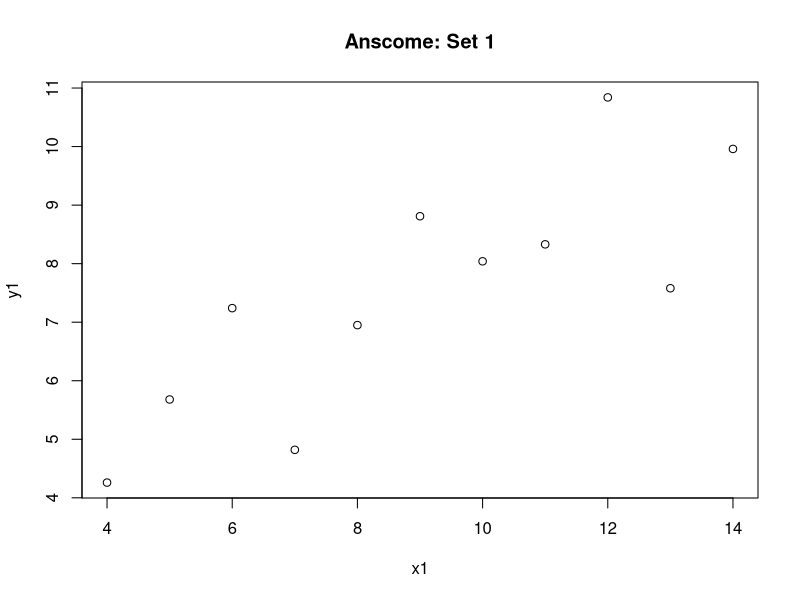

This chart was generated by the following R code: (Note: this script raises an error after producing the figure.)
## #############################################################################
## example-linear.R
##
## Uses Anscombe's Quartet to Introduce Linear Regression in R
##
## #############################################################################



## Load Data -------------------------------------------------------------------
## The Anscombe Quartet is built into R
data(anscombe)
anscombe

## To see other data available in R / R Packages on your machine:
data()



## Many Ways To View An Object -------------------------------------------------
attributes(anscombe)

summary(anscombe)

str(anscombe)

View(anscombe)

head(anscombe)

tail(anscombe)



## Descriptive Statistics ------------------------------------------------------
## It is easy to get the average for each column
## Note: The average is (essentially) identical for each column
colMeans(anscombe)

## It is less easy to get the standard deviation
## Note: The standard deviation is also (essentially) identical
cbind(x1 = sd(anscombe$x1),
      x2 = sd(anscombe$x2),
      x3 = sd(anscombe$x3),
      x4 = sd(anscombe$x4)
      )



## Correlation -----------------------------------------------------------------
## To test for correlation, we just have to declare x and y from a single set.
## You don't have to label the inputs "x =" and "y =", R assumes you will do
## this. I'm putting them in here explicitly for demonstrative purposes.
cor.test(x = anscombe$x1, y = anscombe$y1)



## Visualize -------------------------------------------------------------------
plot(anscombe$x1, anscombe$y1, main="Anscome: Set 1", xlab="x1", ylab="y1")



## Your Turn! ------------------------------------------------------------------
## Are the correlations of Sets 2 - 4 the same?
cor.test()

## What can you learn from:
?cor.test

## Can you reproduce the other scatterplots from Wikipedia?
plot()



## Linear Regression (Set 1) ---------------------------------------------------
## We don't have a x var and a y var any more. We have a var called formula.
## cor.test can have only two inputs. A linear regression can have many.
## R uses the formula syntax y~x (y as explained by x) to handle this
## complexity.
m1 <- lm(formula=anscombe$y1~anscombe$x1)
m1

## See ?formula to learn more about the R formula syntax for multiple regression.


## Many Ways To View An Object -------------------------------------------------
## This time, we can see different ways to see a model.

attributes(m1)

summary(m1)

str(m1)

head(m1)

tail(m1)



## Visualize! ------------------------------------------------------------------
## Same scatterplot as before. This adds the linear model, m1.
plot(anscombe$x1, anscombe$y1, main="Anscome: Set 1 w/ Model in Red", xlab="x1", ylab="y1")
abline(m1, col="red")



## Evaluating The Model - QQ Plot ----------------------------------------------
## It is easy to get a standard QQ Plot of the model.
qqplot(anscombe$x1,anscombe$y1)
abline(m1, col="red")



## Your Turn! ------------------------------------------------------------------
## But R can do more than just a QQ plot to explore a model.
plot(m1)

## If you made other models, take a moment to explore and compare them now.
plot()



## Exporting Graphics ----------------------------------------------------------
## Exports the QQ Plot grapic shown previously for Set 1.
## Exports the file as a PNG file, in the CWD.
png("qq-anscombe-1.png")
qqplot(anscombe$x1, anscombe$y1, main="Anscome: Set 1 w/ Model in Red", xlab="x1", ylab="y1")
abline(m1, col="red")
dev.off()

